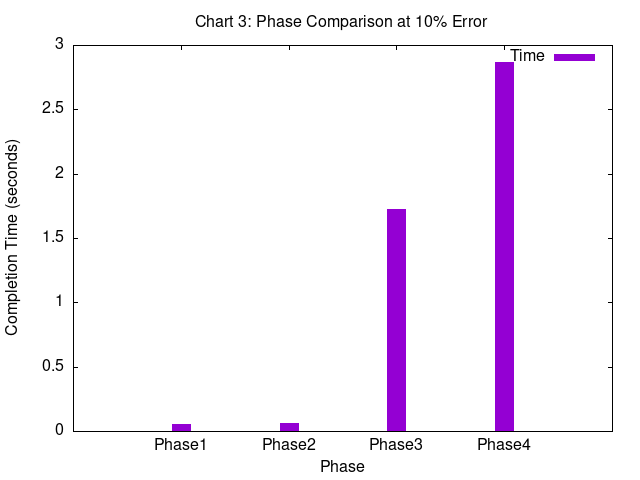

gnuplot code for this plot:
set terminal png
set output "results/phase4_chart3.png"

set title "Chart 3: Phase Comparison at 10% Error"
set xlabel "Phase"
set ylabel "Completion Time (seconds)"

set style data histograms
set style fill solid
set boxwidth 0.5

plot "results/phase4_chart3.dat" using 2:xtic(1) title "Time"
